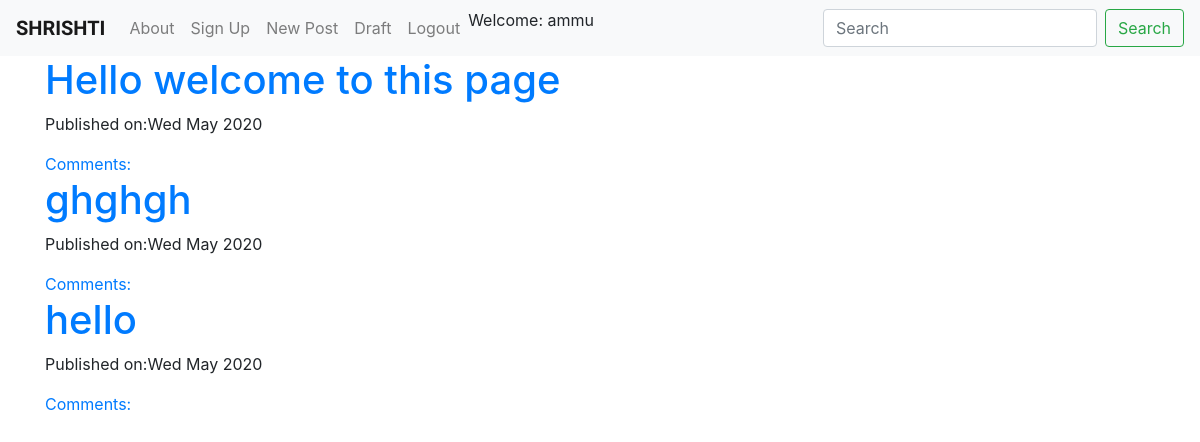
Page /postlist/ (signed in) on the committed database.
### Blog/models.py (models this page shows, shortened)
class Post(models.Model):
    author=models.ForeignKey('auth.User', on_delete=models.CASCADE)
    title=models.CharField(max_length=200)
    text=models.TextField()
    create_date=models.DateTimeField(default=timezone.now) #publish date and time
    published_date=models.DateTimeField(blank=True,null=True)
    def publish(self):
        self.published_date=timezone.now()
        self.save()

### Blog/views.py (the view)
# urls.py: path('postlist/',views.PostListView.as_view(),name='post_list'),
class PostListView(ListView):
    model=Post
    template_name='post_list.html'
    def get_queryset(self):
        return Post.objects.filter(published_date__lte=timezone.now()).order_by('-published_date')

### Blog/templates/blog/post_list.html
{%extends "blog/base.html"%}
{%block content%}
<div class="centerstage">
  {%for post in post_list%}
  <div class="post">
  <h1><a href="{%url 'post_detail' pk=post.pk%}">{{post.title}}</a></h1>
  <div class="date">
    <p>Published on:{{post.published_date|date:"D M Y"}}</p>
  </div>
  <a href="{%url 'post_detail' pk=post.pk%}">Comments:{{post.approve_comments.count}}</a>
  </div>
  {%endfor%}
</div>
{%endblock%}

### Blog/templates/blog/base.html (shortened to what this page needs)
<!DOCTYPE html>
{%load static%}
<html lang="en" dir="ltr">
  <head>
    <link rel="stylesheet" href="https://stackpath.bootstrapcdn.com/bootstrap/4.4.1/css/bootstrap.min.css">
    <link rel="stylesheet" href="//cdn.jsdelivr.net/npm/medium-editor@latest/dist/css/medium-editor.min.css" type="text/css" media="screen" charset="utf-8">
    <link rel="stylesheet" href="{%static 'css/blog.css'%}">
  </head>
  <body>
    <nav class="navbar navbar-expand-lg navbar-light bg-light ">
    <div class="collapse navbar-collapse" id="navbarTogglerDemo01">
      <a class="navbar-brand" href="{%url 'post_list'%}">SHRISHTI</a>
      <ul class="navbar-nav mr-auto mt-2 mt-lg-0">
          <li>
            <a class="nav-link" href="{%url 'about'%}">About<span class="sr-only">(current)</span></a>
          </li>
          <li class="nav-item">
            <a class="nav-link" href="{%url 'registerView'%}">Sign Up</a>
          </li>
          {%if user.is_authenticated%}
          <li>
            <a class="nav-link" href="{%url 'post_new'%}">New Post<span class="sr-only">(current)</span></a>
          </li>
          <li>
            <a class="nav-link" href="{%url 'post_draft_list'%}">Draft<span class="sr-only">(current)</span></a>
          </li>
          <li>
            <a class="nav-link" href="{%url 'logout_view'%}">Logout<span class="sr-only">(current)</span></a>
          </li>
          <li>
            <a>Welcome: {{user.username}}</a>
          </li>
          {%else%}
          <li>
            <a class="nav-link" href="{%url 'login_view'%}">Log In <span class="sr-only">(current)</span></a>
          </li>
          {%endif%}
      </ul>
      <form class="form-inline my-2 my-lg-0">
        <input class="form-control mr-sm-2" type="search" placeholder="Search" aria-label="Search">
        <button class="btn btn-outline-success my-2 my-sm-0" type="submit">Search</button>
      </form>
    </div>
  </nav>
  <div class="content container">
    <div class="row">
      <div class="col-md-8">
        <div class="blog_posts">
          {%block content%}
          {%endblock%}
        </div>
      </div>
    </div>
  </div>
  </body>
</html>

### Blog/static/css/blog.css (style rules this page uses)
.centerstage { margin-left: auto; margin-right: auto; }
.navbar-brand { font-family: 'Libre Franklin', sans-serif; font-weight: bold; }

### rows in the picture
Post: title "Hello welcome to this page", published_date "Wed May 2020"
Post: title "ghghgh", published_date "Wed May 2020"
Post: title "hello", published_date "Wed May 2020"

### other values in the picture
{{ user.username }} "ammu"
